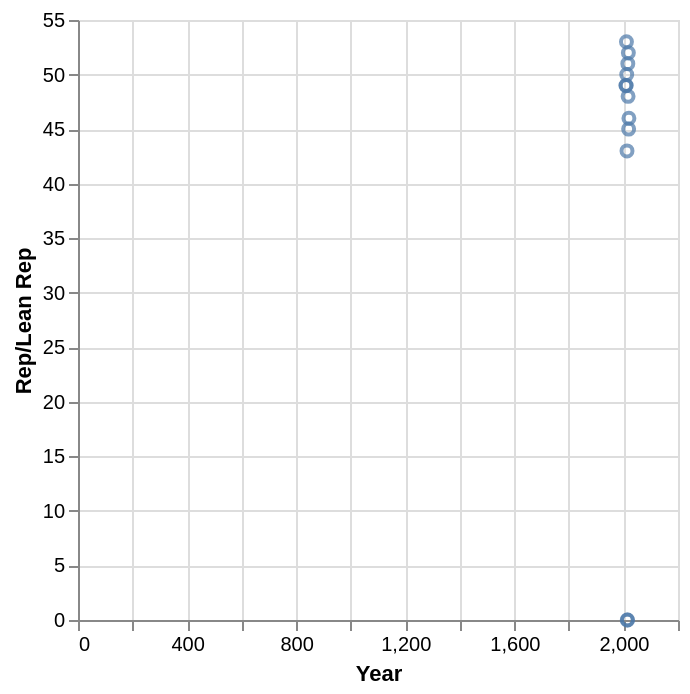

Describe this chart as a Vega-Lite specification.
### Vega-Lite specification from a JSON file in a GitHub repository (floating-point values rounded to 4 significant figures)
{"$schema": "https://vega.github.io/schema/vega-lite/v5.json", "description": "Scatter plot auto-generated from CSV", "data": {"values": [{"Year": "2009", "Rep/Lean Rep": "49", "Dem/Lean Dem": "60"}, {"Year": "2010", "Rep/Lean Rep": "49", "Dem/Lean Dem": "60"}, {"Year": "2011", "Rep/Lean Rep": "53", "Dem/Lean Dem": "0"}, {"Year": "2012", "Rep/Lean Rep": "50", "Dem/Lean Dem": "58"}, {"Year": "2013", "Rep/Lean Rep": "43", "Dem/Lean Dem": "58"}, {"Year": "2014", "Rep/Lean Rep": "0", "Dem/Lean Dem": "56"}, {"Year": "2015", "Rep/Lean Rep": "0", "Dem/Lean Dem": "0"}, {"Year": "2016", "Rep/Lean Rep": "51", "Dem/Lean Dem": "0"}, {"Year": "2017", "Rep/Lean Rep": "48", "Dem/Lean Dem": "74"}, {"Year": "2018", "Rep/Lean Rep": "52", "Dem/Lean Dem": "76"}, {"Year": "2019", "Rep/Lean Rep": "45", "Dem/Lean Dem": "61"}, {"Year": "2020", "Rep/Lean Rep": "46", "Dem/Lean Dem": "65"}]}, "mark": "point", "encoding": {"x": {"field": "Year", "type": "quantitative"}, "y": {"field": "Rep/Lean Rep", "type": "quantitative"}}}
